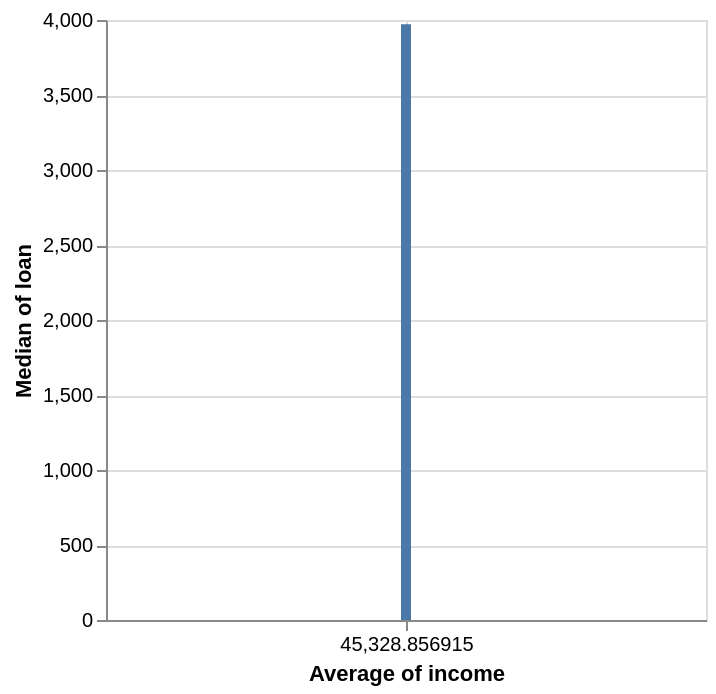

Write notebook code for a chart like this one.
### Code cell
_dntk.DeepnoteChart(df, """{"layer":[{"layer":[{"mark":{"clip":true,"type":"bar","color":"#4c78a8","tooltip":true},"encoding":{"x":{"sort":null,"type":"quantitative","field":"income","scale":{"type":"linear"},"format":{"type":"default","decimals":null},"aggregate":"average","formatType":"numberFormatFromNumberType"},"y":{"sort":null,"type":"quantitative","field":"loan","scale":{"type":"linear"},"format":{"type":"default","decimals":null},"aggregate":"median","formatType":"numberFormatFromNumberType"}}}]}],"title":"","config":{"legend":{}},"$schema":"https://vega.github.io/schema/vega-lite/v5.json","encoding":{}}""")

### Figure 1 — Vega-Lite specification as saved in the notebook (floating-point values rounded to 4 significant figures; data arrays with more than 128 entries replaced by an {"elided": "..."} marker saying what was removed)
{"$schema": "https://vega.github.io/schema/vega-lite/v5.json", "encoding": {}, "layer": [{"layer": [{"mark": {"type": "bar", "tooltip": true, "color": "#4c78a8", "clip": true}, "encoding": {"x": {"field": "income", "type": "quantitative", "aggregate": "average", "sort": null, "scale": {"type": "linear"}, "formatType": "numberFormatFromNumberType", "format": {"type": "default", "decimals": null}}, "y": {"field": "loan", "type": "quantitative", "aggregate": "median", "sort": null, "scale": {"type": "linear"}, "formatType": "numberFormatFromNumberType", "format": {"type": "default", "decimals": null}}}}]}], "title": "", "config": {"legend": {}}, "data": {"values": {"elided": "1994 records"}}}
